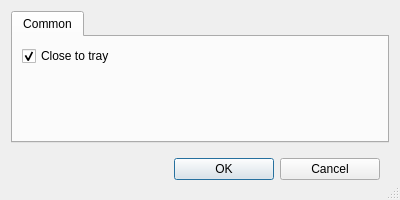
<?xml version="1.0" encoding="UTF-8"?>
<ui version="4.0">
 <class>DlgSetting</class>
 <widget class="QDialog" name="DlgSetting">
  <property name="geometry">
   <rect>
    <x>0</x>
    <y>0</y>
    <width>400</width>
    <height>200</height>
   </rect>
  </property>
  <property name="windowTitle">
   <string>Settings</string>
  </property>
  <property name="sizeGripEnabled">
   <bool>true</bool>
  </property>
  <layout class="QGridLayout" name="gridLayout">
   <item row="1" column="0">
    <widget class="QGroupBox" name="groupBox_2">
     <property name="maximumSize">
      <size>
       <width>16777215</width>
       <height>40</height>
      </size>
     </property>
     <property name="layoutDirection">
      <enum>Qt::RightToLeft</enum>
     </property>
     <property name="styleSheet">
      <string notr="true">QGroupBox{
	border:none;
}</string>
     </property>
     <property name="title">
      <string/>
     </property>
     <property name="alignment">
      <set>Qt::AlignRight|Qt::AlignTrailing|Qt::AlignVCenter</set>
     </property>
     <property name="flat">
      <bool>false</bool>
     </property>
     <layout class="QFormLayout" name="formLayout">
      <item row="0" column="1">
       <widget class="QPushButton" name="btn_ok">
        <property name="minimumSize">
         <size>
          <width>100</width>
          <height>0</height>
         </size>
        </property>
        <property name="maximumSize">
         <size>
          <width>100</width>
          <height>16777215</height>
         </size>
        </property>
        <property name="autoFillBackground">
         <bool>false</bool>
        </property>
        <property name="text">
         <string>OK</string>
        </property>
       </widget>
      </item>
      <item row="0" column="0">
       <widget class="QPushButton" name="btn_cancel">
        <property name="minimumSize">
         <size>
          <width>100</width>
          <height>0</height>
         </size>
        </property>
        <property name="maximumSize">
         <size>
          <width>100</width>
          <height>16777215</height>
         </size>
        </property>
        <property name="autoFillBackground">
         <bool>false</bool>
        </property>
        <property name="text">
         <string>Cancel</string>
        </property>
       </widget>
      </item>
     </layout>
    </widget>
   </item>
   <item row="0" column="0">
    <widget class="QTabWidget" name="tabWidget">
     <property name="currentIndex">
      <number>0</number>
     </property>
     <property name="tabsClosable">
      <bool>false</bool>
     </property>
     <widget class="QWidget" name="tab_common">
      <attribute name="title">
       <string>Common</string>
      </attribute>
      <layout class="QFormLayout" name="formLayout_3">
       <item row="0" column="0">
        <widget class="QCheckBox" name="chk_min_tray">
         <property name="text">
          <string>Close to tray</string>
         </property>
         <property name="checked">
          <bool>true</bool>
         </property>
        </widget>
       </item>
      </layout>
     </widget>
    </widget>
   </item>
  </layout>
 </widget>
 <resources/>
 <connections/>
</ui>
